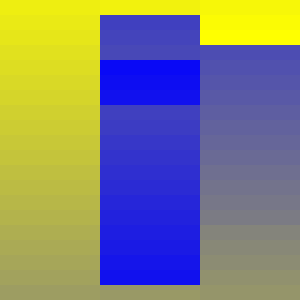
Frame 1 (no input)
Frame 2 (the mouse pressed at the canvas centre, redrawn once): identical to frame 1, image omitted

The p5.js sketch that drew this single still picture (run headless with seeded random() and noise() and a simulated clock; the mouse was pressed at the canvas centre and the sketch redrawn once):

// p5.js sketch
// ── sketch.js
let grid = [];
let palette = [];
let w = 3;
let h = 20;
let startHue = 60;
let empty;

const UP = 0;
const RIGHT = 1;
const DOWN = 2;
const LEFT = 3;

function setup() {
    createCanvas(300,300);
    colorMode(HSL);

    // create color palette
    let colorSteps = floor(w*h/2);
    let colorProgression = 100/colorSteps;
    let paletteColor = color(startHue, 100, 50);
    for (let i = 0; i < colorSteps; i++) {
        palette.push(paletteColor);
        let newColor = color(hue(paletteColor),saturation(paletteColor)-colorProgression,lightness(paletteColor));
        paletteColor = newColor;
    }
    if (colorSteps % 2 != 0) {
        palette.push(paletteColor);
    }
    paletteColor = color((startHue+180) % 360, colorProgression, 50);    
    for (let i = 0; i < colorSteps; i++) {
        palette.push(paletteColor);
        let newColor = color(hue(paletteColor),saturation(paletteColor)+colorProgression,lightness(paletteColor));
        paletteColor = newColor;
    }   

    // init grid
    empty = color(0,0,100);
    for (let i = 0; i < w; i++) {
        grid[i] = [];
        for (let j = 0; j < h; j++) {
            grid[i][j] = empty;
        }
    }

    // paint grid
    let emptyCells = [];
    let lastColor = palette.splice(0,1)[0];
    for (let i = 0; i < grid.length; i++) {
        for (let j = 0; j < grid[i].length; j++) {
            if (grid[i][j] == empty) {
                emptyCells.push(createVector(i,j));
            }
        }
    }
    while (emptyCells.length > 0) {
        let start = emptyCells[floor(random(emptyCells.length))];
        let dir = floor(random(4));
        let cursor = createVector(start.x,start.y,dir);
        grid[cursor.x][cursor.y] = lastColor;   
        lastColor = paint(cursor,grid);
        emptyCells = [];
        for (let i = 0; i < grid.length; i++) {
            for (let j = 0; j < grid[i].length; j++) {
                if (grid[i][j] == empty) {
                    emptyCells.push(createVector(i,j));
                }
            }
        }        
    }
}

function draw() {
    background(255);
    //draw grid
    for (let i = 0; i < w; i++) {
        for (let j = 0; j < h; j++) {
            noStroke();
            fill(grid[i][j]);
            rect(i*width/w,j*height/h,width/w,height/h);
        }
    }
    noLoop();
} 

function paint(cursor,grid) {
    let c = nextCursor(cursor);
    if (c && grid[c.x][c.y] == empty) {
        grid[c.x][c.y] = palette.splice(0,1)[0];
    } else {
        c = newDirCursor(cursor,grid);
    } 
    if (c) {
        return paint(c,grid);
    } else {
        return grid[cursor.x][cursor.y];
    }
}

function newDirCursor(cursor,grid) {
    let newDir = [];
    // up
    if (cursor.y > 0 && grid[cursor.x][cursor.y-1] == empty && cursor.z != DOWN) newDir.push(UP);
    // right
    if (cursor.x < w - 1 && grid[cursor.x+1][cursor.y] == empty && cursor.z != LEFT) newDir.push(RIGHT);
    // down
    if (cursor.y < h - 1 && grid[cursor.x][cursor.y+1] == empty && cursor.z != UP) newDir.push(DOWN);
    // left
    if (cursor.x > 0 && grid[cursor.x-1][cursor.y] == empty && cursor.z != RIGHT) newDir.push(LEFT);
    if (newDir.length == 0) {
        return false;
    } else {
        return createVector(cursor.x,cursor.y,newDir[floor(random(newDir.length))]);
    }    
}

function nextCursor(currentCursor) {
    let c = createVector(currentCursor.x,currentCursor.y,currentCursor.z);
    switch(c.z) {
        case UP:
            if (c.y > 0) c.y--;
            break;
        case RIGHT:
            if (c.x < w - 1) c.x++;
            break;
        case DOWN:
            if (c.y < h - 1) c.y++;
            break;
        case LEFT:
            if (c.x > 0) c.x--;
            break;
    }
    if (c.dist(currentCursor) == 0) {
        return false;
    } else {
        return c;
    }
}
// ── style.css
html, body {
    margin: 0;
    padding: 0;
  }

canvas {
display: block;
}
  
